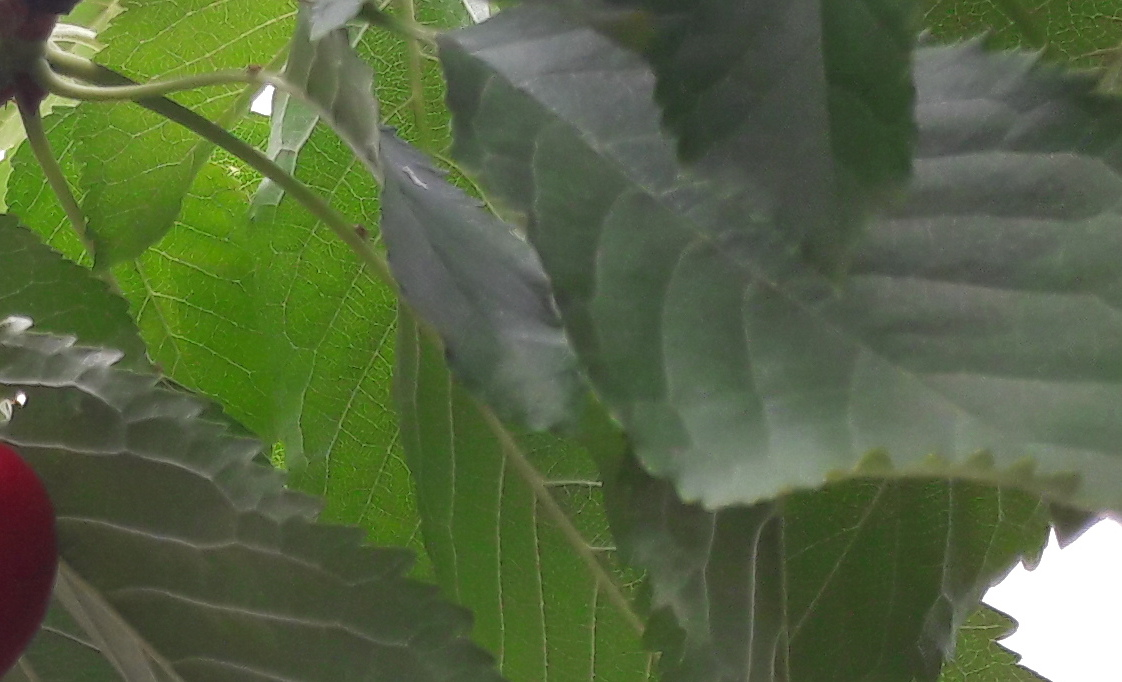
#> input picture Proyecto 1/images/b_2_1.jpg, 1122 x 682 px
$ python green_detection.py
#> lines starting #> are read from the running program, lines starting #| are printed output that depends on the picture; after the words box and inside, x2 and y2 are one past the last pixel; in counts of white or black regions, pixels touching at a corner belong together
import cv2 as cv
import numpy as np

path = r'b_2_1.jpg'

imagen = cv.imread(path)
#> imagen is the input picture: shape (682, 1122, 3); mean B, G, R 66.4, 101.2, 86.6

hsv_img = cv.cvtColor(imagen, cv.COLOR_BGR2HSV)
#> hsv_img: shape (682, 1122, 3); mean H, S, V 46.9, 88.7, 101.9

mask = cv.inRange(hsv_img, (36, 25, 25), (70, 255,255))
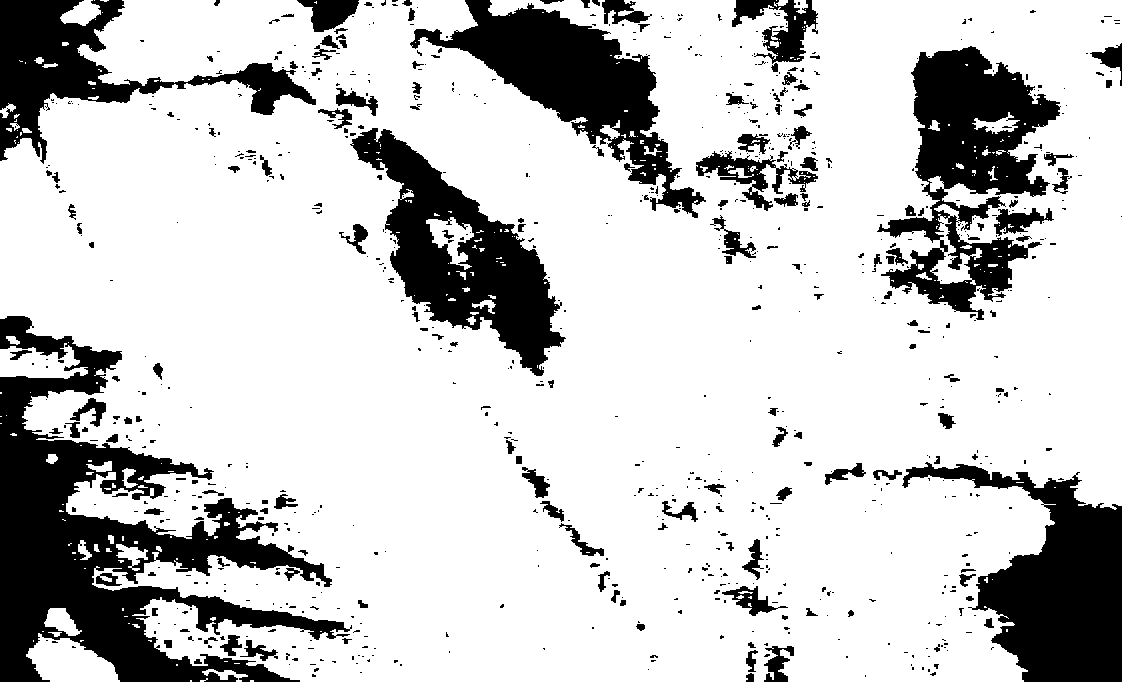
#> mask: shape (682, 1122); 78.2% white; 831 black regions (653 under 20 px), largest, box (x1, y1, x2, y2) and area: (0, 316, 352, 682) 45030, (902, 462, 1122, 682) 21796, (877, 46, 1061, 320) 21490

imask = mask>0

green = np.zeros_like(imagen, np.uint8)

green[imask] = imagen[imask]
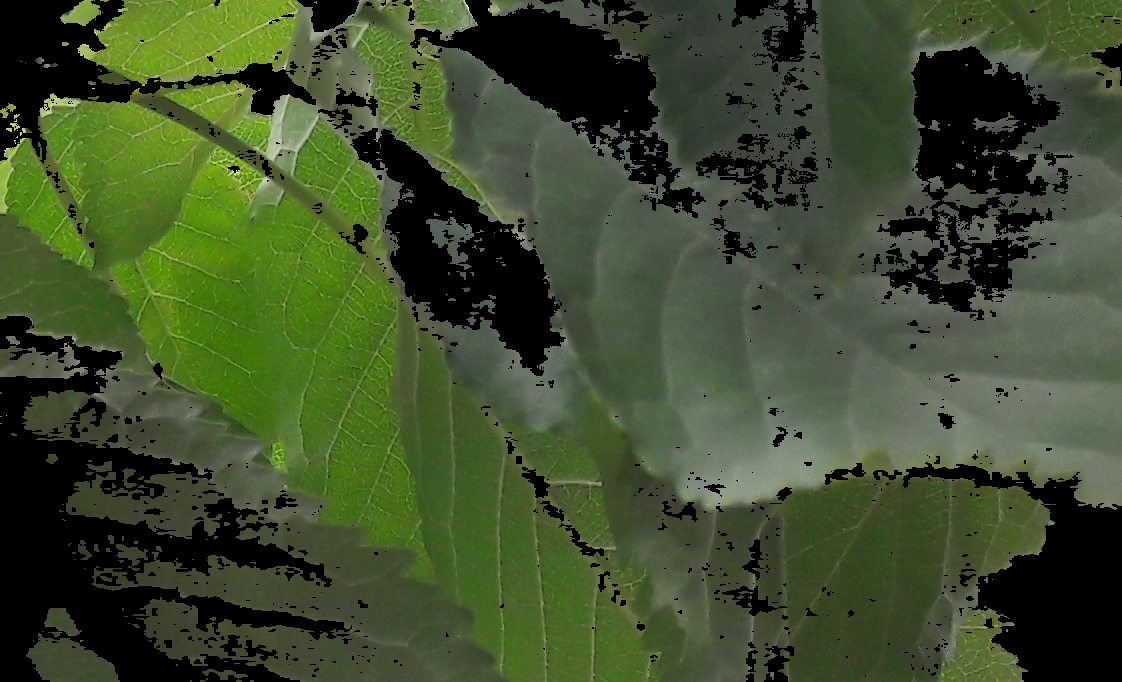
#> green: shape (682, 1122, 3); mean B, G, R 45, 77.4, 62.9

cv.imshow(path,green)

cv.waitKey()

$ run again, with Proyecto 1/images/b_2.jpg copied over Proyecto 1/images/b_2_1.jpg
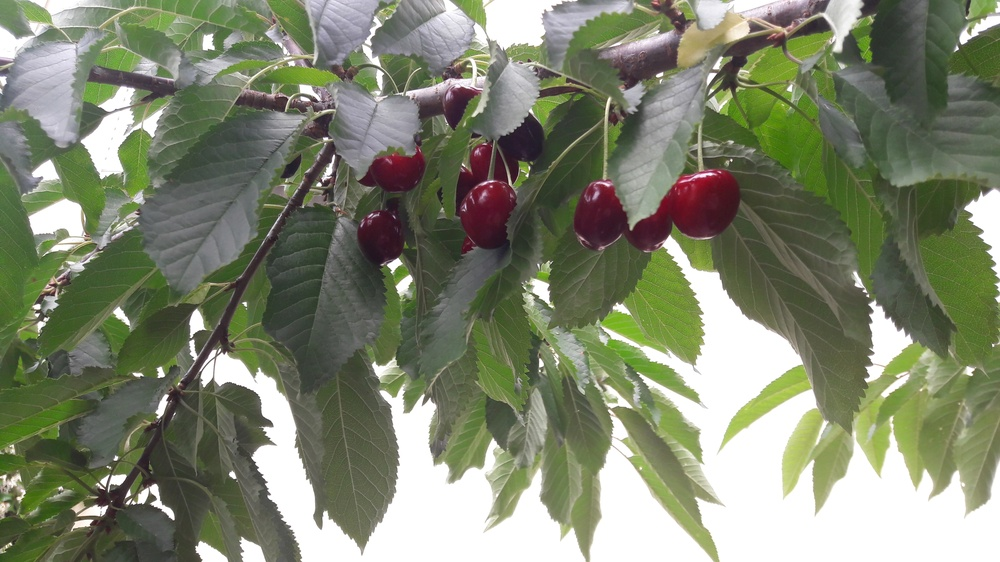
#> input picture Proyecto 1/images/b_2.jpg, 1000 x 562 px, shrunk from 4128 x 2322 before the run
#> imagen is the input picture: shape (562, 1000, 3); mean B, G, R 111.5, 134, 127.7
#> hsv_img: shape (562, 1000, 3); mean H, S, V 49.8, 60.7, 136.7
#> `mask = cv.inRange(hsv_img, (36, 25, 25), (70, 255,255))`:
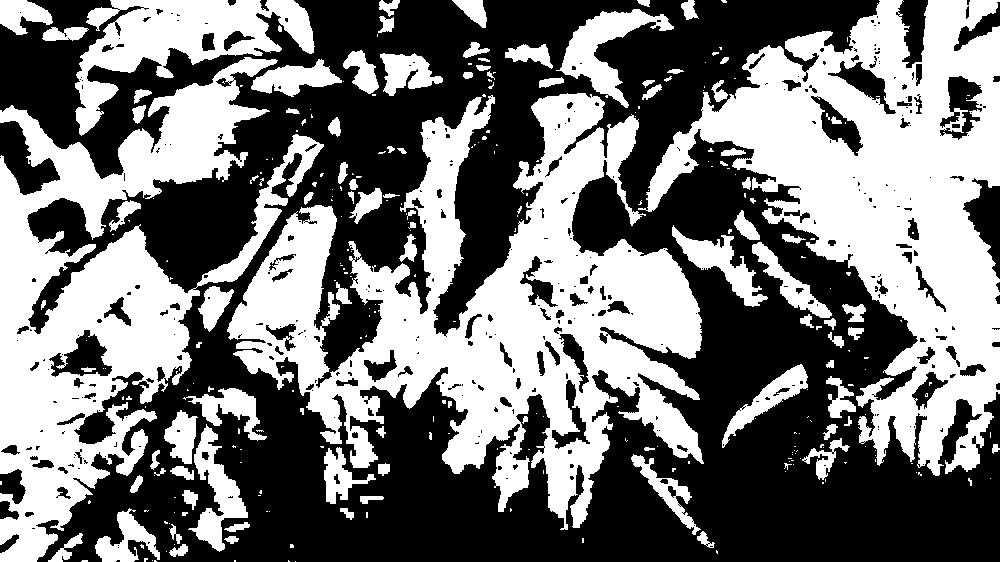
#> mask: shape (562, 1000); 46.5% white; 301 white regions (201 under 20 px), largest, box (x1, y1, x2, y2) and area: (227, 93, 704, 530) 82483, (638, 0, 1000, 476) 71886, (0, 57, 324, 562) 57092
#> `green[imask] = imagen[imask]`:
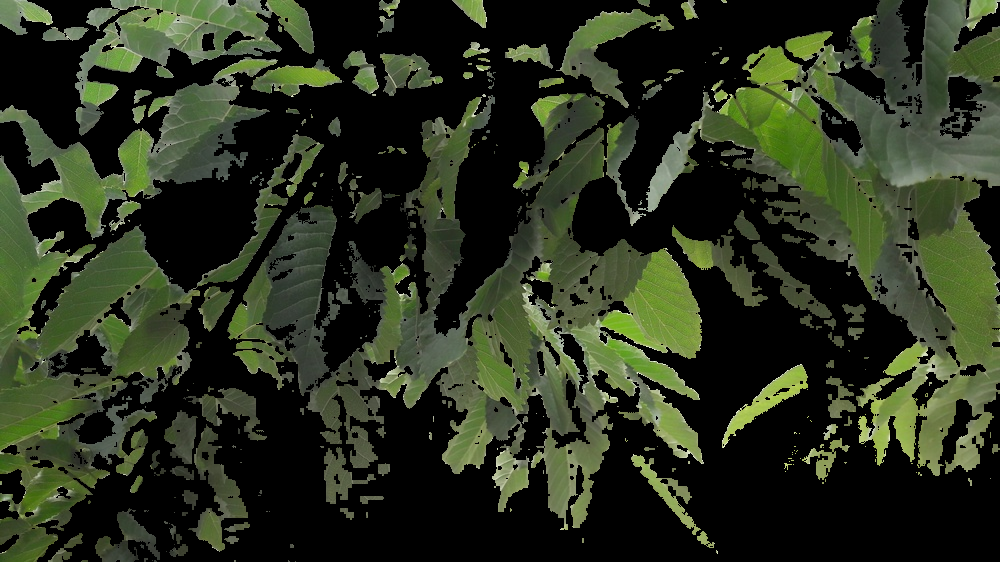
#> green: shape (562, 1000, 3); mean B, G, R 31.1, 50, 42.3
